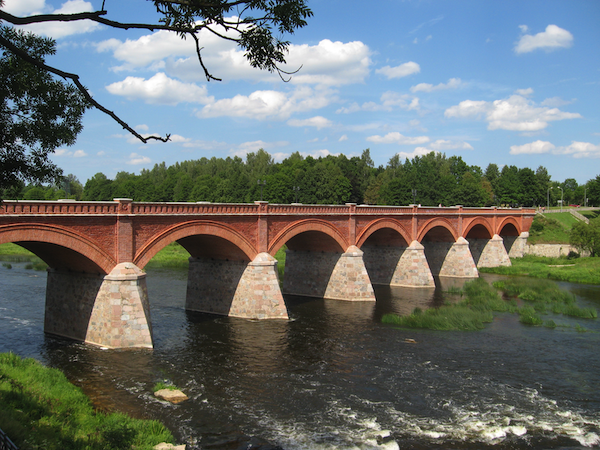
#> input picture JPEG/kuldiga.png, 600 x 450 px
$ python convert_yiq.py
#> lines starting #> are read from the running program, lines starting #| are printed output that depends on the picture
from PIL import Image
import numpy as np

def getPixelData(filename):
#> called with filename = 'kuldiga.png'
    image = Image.open(filename)
#> image is the input picture: PIL image 600x450 RGBA; mean R, G, B, A 105.8, 112.8, 110.7, 255
    image = image.convert('RGB')
#> image: PIL image 600x450 RGB
    width, height = image.size
#> width = 600; height = 450

    pixel_values = []

    for y in range(height):          # For each pixel in image
        row = []
        for x in range(width):
            RGB = image.getpixel((x,y))  # Get RGB values for pixel
            row.append(RGB)
        pixel_values.append(row)     # Add row to pixel_values
#> after the loop, pixel_values = 450 items

    return pixel_values              # Return list of pixel RGB values


# The YIQ color model is used in the NTSC (National Television System Committee)
# color TV system. In this system, Y ranges between 0 and 1, I ranges between
# -0.5957 and 0.5957 and Q ranges between -0.5226 and 0.5226.
def RGBtoYIQ(rgb):
    r, g, b = rgb
    r = r / 255.0
    g = g / 255.0
    b = b / 255.0
    y = 0.299 * r + 0.587 * g + 0.114 * b
    i = 0.5959 * r - 0.2746 * g - 0.3213 * b
    q = 0.2115 * r - 0.5227 * g + 0.3112 * b
    i = max(min(i, 0.5957), -0.5957)
    q = max(min(q, 0.5226), -0.5226)
    return (y, i, q)


def projectYIQ(yiq, pos):
    y, i, q = yiq
    if pos == 0:
        return (y, 0, 0)
    elif pos == 1:
        return (0.5, 1*i, 0)
    else:
        return (0.5, 0, q)

def YIQtoRGB(yiq):
    y, i, q = yiq
    r = y + 0.956*i + 0.619*q
    g = y - 0.272*i - 0.647*q
    b = y - 1.106*i + 1.703*q
    r = max(min(round(r*255.0), 255), 0)
    g = max(min(round(g*255.0), 255), 0)
    b = max(min(round(b*255.0), 255), 0)
    return (r, g, b)

def writeAsPNG(matrix):
    imageArray = np.random.rand(100,100)
    # Izmaina mērogu uz [0;255] melnbaltā attēlā "255" ir balts
    img = Image.fromarray(imageArray * 255)
    # Eksportē uz PNG failu
    img.convert('RGB').save('raster_output.png')


def createPNG(arr, fileName):
    flat_list = [item for sublist in arr for item in sublist]
    width = len(arr[0])
    height = len(arr)
    img = Image.new('RGB', (width, height))
    img.putdata(flat_list)
    img.save(fileName, compress_level=9)


def main():
    arr = getPixelData('kuldiga.png')
#> arr = 450 items
    for j in range(len(arr)):
        for i in range(len(arr[0])):
            triple = arr[j][i]
            arr[j][i] = YIQtoRGB(projectYIQ(RGBtoYIQ(triple), 0))
#> this loop made 450 passes

    for j in range(6):
        for i in range(8):
            print(arr[50*j][50*i], end=', ')
        print()
#> this loop made 6 passes
#| (42, 42, 42), (143, 143, 143), (142, 142, 142), (105, 105, 105), (43, 43, 43), (20, 20, 20), (65, 65, 65), (142, 142, 142),
#| (134, 134, 134), (82, 82, 82), (190, 190, 190), (231, 231, 231), (191, 191, 191), (188, 188, 188), (242, 242, 242), (239, 239, 239),
#| (17, 17, 17), (38, 38, 38), (170, 170, 170), (193, 193, 193), (203, 203, 203), (222, 222, 222), (192, 192, 192), (179, 179, 179),
#| (71, 71, 71), (0, 0, 0), (187, 187, 187), (187, 187, 187), (184, 184, 184), (198, 198, 198), (185, 185, 185), (186, 186, 186),
#| (22, 22, 22), (107, 107, 107), (34, 34, 34), (63, 63, 63), (27, 27, 27), (33, 33, 33), (45, 45, 45), (24, 24, 24),
#| (95, 95, 95), (20, 20, 20), (125, 125, 125), (125, 125, 125), (23, 23, 23), (138, 138, 138), (31, 31, 31), (204, 204, 204),

    createPNG(arr, 'kuldiga1.png')
#> in createPNG, `img = Image.new('RGB', (width, height))`: img: PIL image 600x450 RGB; every value is 0
#> in createPNG, `img.putdata(flat_list)`:
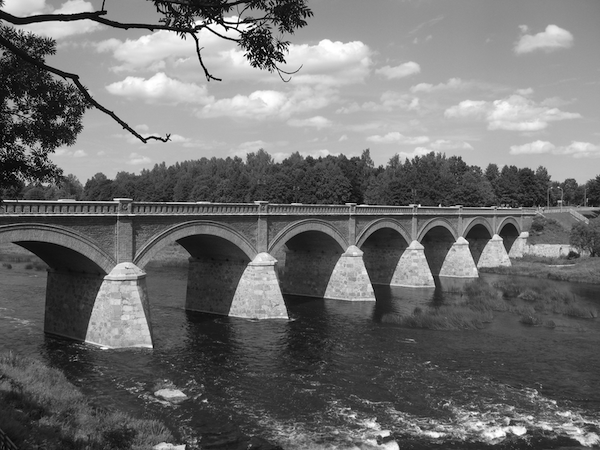
#> img: PIL image 600x450 RGB; min 0, max 255, mean 110.4


if __name__ == '__main__':
    main()
